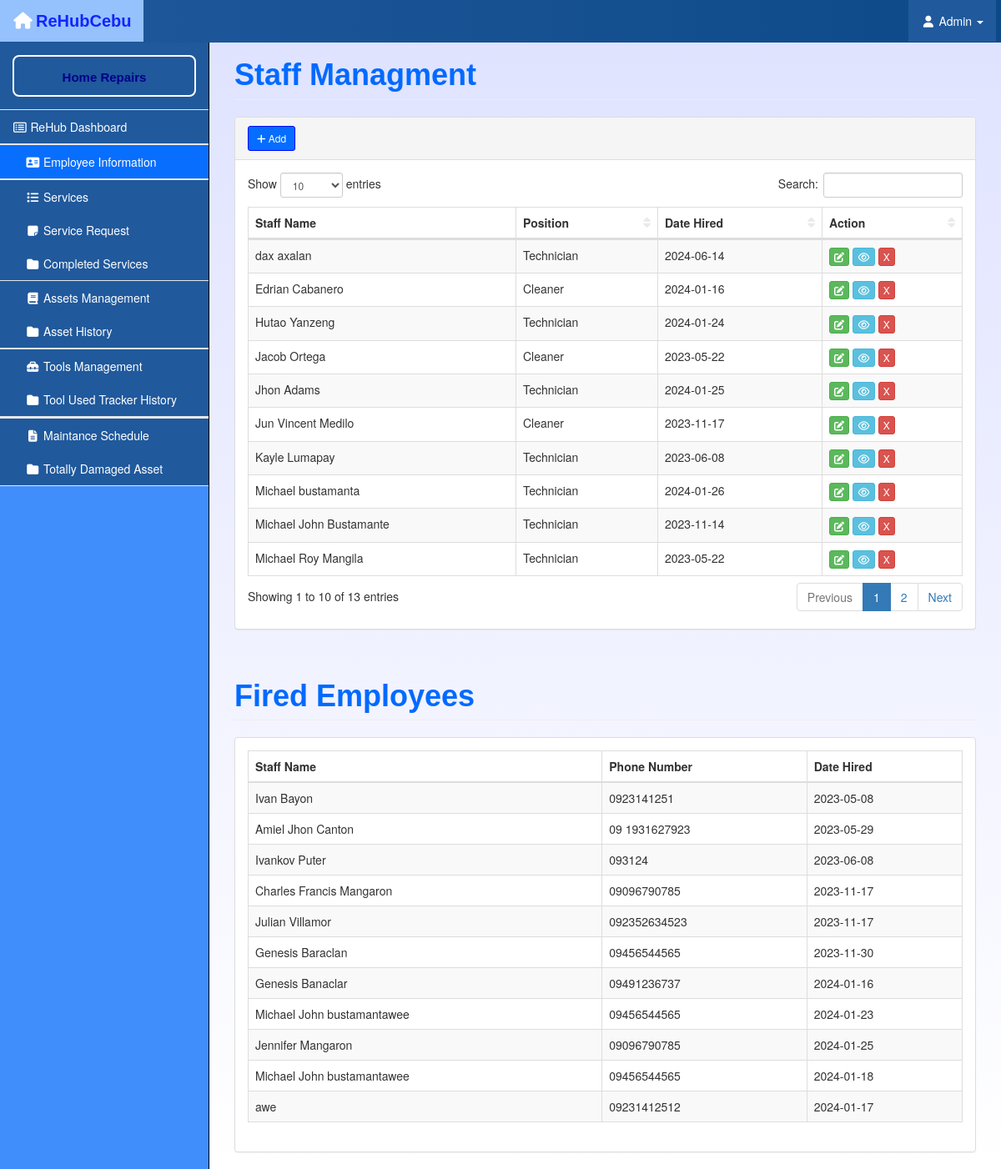
/admin/pages/staff.php?error=success, run on the app's committed database.
### tables this page shows
CREATE TABLE `staff` (
  `s_id` int(11) NOT NULL,
  `s_name` varchar(50) NOT NULL,
  `s_num` varchar(50) NOT NULL,
  `s_email` varchar(50) NOT NULL,
  `j_id` int(11) NOT NULL,
  `s_status` varchar(50) NOT NULL,
  `s_date` varchar(50) NOT NULL,
  `s_skills` varchar(50) NOT NULL,
  `s_work` varchar(20) NOT NULL
);

CREATE TABLE `job` (
  `j_id` int(11) NOT NULL,
  `j_desc` varchar(50) NOT NULL
);

### admin/pages/staff.php (shortened to what this page needs)
<?php
    include("../templates/header.php");
?>
<div class="row">
    <div class="col-lg-12">
        <h1 class="page-header">Staff Managment</h1>
        <div class="panel panel-default">
        <div class="panel-heading">
                <a href="" class="btn btn-primary btn-sm" data-toggle="modal" data-target="#myModal"><i class="fas fa-plus"></i> Add</a>
            </div>
            <div class="panel-body">
                <div class="table-responsive">
                        <table class="table table-striped table-bordered table-hover" id="dataTables-example">
                            <thead>
                                <tr>
                                    <th>Staff Name</th>
                                    <th>Position</th>
                                    <th>Date Hired</th>
                                    <th>Action</th>
                                </tr>
                            </thead>
                            <tbody>
                            <?php
                                    $database = new Connection();
                                    $db = $database->open();
                                    try {
                                        $sql = 'SELECT * FROM staff
                                                INNER JOIN job
                                                ON staff.j_id = job.j_id
                                                WHERE staff.s_work = ""';
                                        foreach ($db->query($sql) as $row) {
                                            ?>
                                            <tr>
                                                <td><?php echo $row["s_name"] ?></td>
                                                <td><?php echo $row["j_desc"] ?></td>
                                                <td><?php echo $row["s_date"] ?></td>
                                                <td>
                                                    <a href="#edit_<?php echo $row['s_id']; ?>" class="btn btn-success btn-xs"
                                                    data-toggle="modal" data-target="#edit_<?php echo $row['s_id']; ?>"><i class="fas fa-edit"></i></a>
                                                    <a href="#view_<?php echo $row['s_id']; ?>" class="btn btn-info btn-xs"
                                                    data-toggle="modal" data-target="#view_<?php echo $row['s_id']; ?>"><i
                                                            class="fa fa-eye fa-fw"></i></a>
                                                    <a href="#delete_<?php echo $row['s_id']; ?>" class="btn btn-danger btn-xs"
                                                    data-toggle="modal" data-target="#delete_<?php echo $row['s_id']; ?>">X</a>
                                                </td>
                                            </tr>
                                            <?php
                                        }
                                    } catch (PDOException $e) {
                                        echo "There is some problem in connection: " . $e->getMessage();
                                    }
                                    ?>
                            </tbody>
                        </table>
                    </div>
            </div>
        </div>
    </div>
</div>
<div class="row">
    <div class="col-lg-12">
        <h1 class="page-header">Fired Employees</h1>
        <div class="panel panel-default">
            <div class="panel-body">
                <div class="table-responsive">
                    <table class="table table-striped table-bordered table-hover" id="dataTables-example">
                        <thead>
                            <tr>
                                <th>Staff Name</th>
                                <th>Phone Number</th>
                                <th>Date Hired</th>
                            </tr>
                        </thead>
                        <tbody>
                            <?php
                            $database = new Connection();
                            $db = $database->open();
                            try {
                                $sql = 'SELECT * FROM staff
                                        INNER JOIN job ON staff.j_id = job.j_id';
                                foreach ($db->query($sql) as $row) {
                                    if ($row["s_work"] == "fired") {
                            ?>
                                        <tr>
                                            <td><?php echo $row["s_name"]?></td>
                                            <td><?php echo $row["s_num"]?></td>
                                            <td><?php echo $row["s_date"]?></td>
                                        </tr>
                            <?php
                                    }
                                }
                            } catch (PDOException $e) {
                                echo "There is some problem in connection: " . $e->getMessage();
                            }
                            ?>
                        </tbody>
                    </table>
                </div>
            </div>
        </div>
    </div>
</div>
<?php
    include("../templates/footer.php");
?>

### admin/css/startmin.css (style rules this page uses)
body { background: linear-gradient(to bottom, #dee2ff, #ffffff); }
table.dataTable thead .sorting, table.dataTable thead .sorting_asc, table.dataTable thead .sorting_desc, table.dataTable thead .sorting_asc_disabled, table.dataTable thead .sorting_desc_disabled { background: 0 0; }
table.dataTable thead .sorting_asc:after { content: "\f0de"; float: right; font-family: fontawesome; }
table.dataTable thead .sorting:after { content: "\f0dc"; float: right; font-family: fontawesome; color: rgba(50,50,50,.5); }

### data on the page
staff: s_name "Michael Roy Mangila", j.j_desc "Technician", s_date "2023-05-22"
staff: s_name "Jacob Ortega", j.j_desc "Cleaner", s_date "2023-05-22"
staff: s_name "Kayle Lumapay", j.j_desc "Technician", s_date "2023-06-08"
staff: s_name "Michael John Bustamante", j.j_desc "Technician", s_date "2023-11-14"
staff: s_name "Jun Vincent Medilo", j.j_desc "Cleaner", s_date "2023-11-17"
staff: s_name "Hutao Yanzeng", j.j_desc "Technician", s_date "2024-01-24"
staff: s_name "Michael bustamanta", j.j_desc "Technician", s_date "2024-01-26"
staff: s_name "Jhon Adams", j.j_desc "Technician", s_date "2024-01-25"
staff: s_name "Edrian Cabanero", j.j_desc "Cleaner", s_date "2024-01-16"
staff: s_name "dax axalan", j.j_desc "Technician", s_date "2024-06-14"
